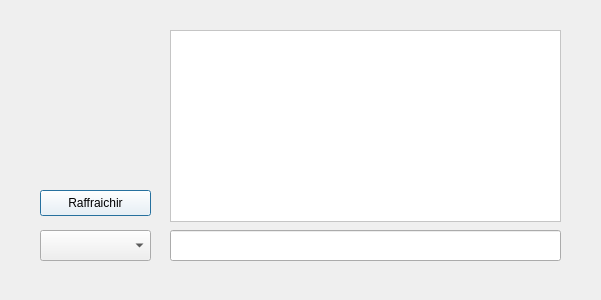
<?xml version="1.0" encoding="UTF-8"?>
<ui version="4.0">
 <class>FriendsList</class>
 <widget class="QDialog" name="FriendsList">
  <property name="geometry">
   <rect>
    <x>0</x>
    <y>0</y>
    <width>601</width>
    <height>300</height>
   </rect>
  </property>
  <property name="windowTitle">
   <string>Chat</string>
  </property>
  <property name="styleSheet">
   <string notr="true"/>
  </property>
  <widget class="QTextBrowser" name="chatBrowser">
   <property name="geometry">
    <rect>
     <x>170</x>
     <y>30</y>
     <width>391</width>
     <height>192</height>
    </rect>
   </property>
   <property name="styleSheet">
    <string notr="true">background:rgb(255, 255, 255)</string>
   </property>
  </widget>
  <widget class="QComboBox" name="OnlineBox">
   <property name="geometry">
    <rect>
     <x>40</x>
     <y>230</y>
     <width>111</width>
     <height>31</height>
    </rect>
   </property>
  </widget>
  <widget class="QPushButton" name="RefreshButton">
   <property name="geometry">
    <rect>
     <x>40</x>
     <y>190</y>
     <width>111</width>
     <height>26</height>
    </rect>
   </property>
   <property name="styleSheet">
    <string notr="true">background:rgb(255, 255, 255)</string>
   </property>
   <property name="text">
    <string>Raffraichir</string>
   </property>
  </widget>
  <widget class="QLineEdit" name="lineEdit">
   <property name="geometry">
    <rect>
     <x>170</x>
     <y>230</y>
     <width>391</width>
     <height>31</height>
    </rect>
   </property>
  </widget>
 </widget>
 <resources/>
 <connections/>
</ui>
